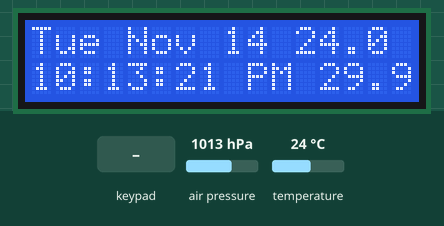
A sketch run on a simulated Arduino Uno, built with avr-gcc and run on an emulated ATmega328P. Parts: 16×2 character LCD. The inputs (shaded band) are chosen by the test bench; at power-on: air pressure 1013 hPa, temperature 24 °C.

Above: at 1.2 s.
1.3 s: key 'U' pressed
At 3.8 s:
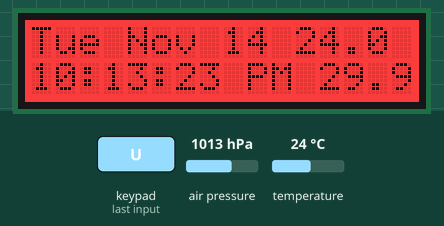
4.3 s: key 'L' pressed
At 5.7 s:
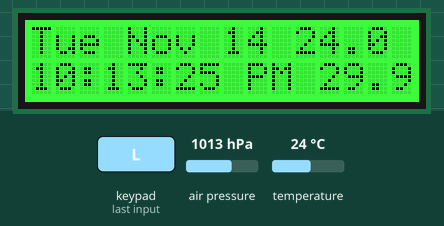
7.3 s: key 'R' pressed
At 8.8 s:
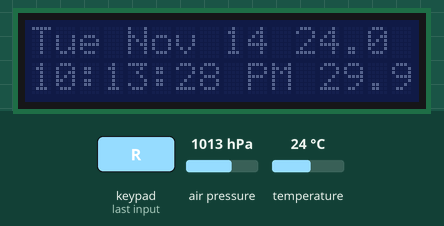
10.3 s: key 'S' pressed
At 12.5 s:
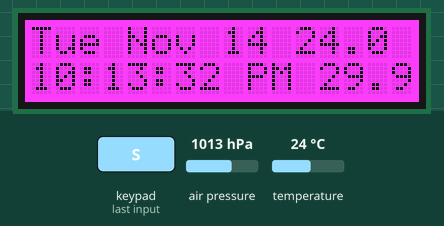
13.3 s: key 'D' pressed
At 14.1 s:
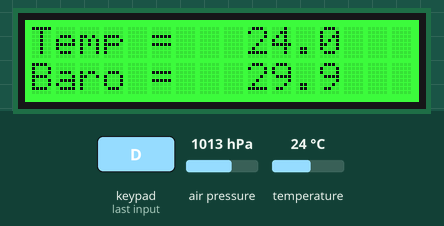
Timing chart, 0 to 16.3 s (numbered marks = the images above; inputs shaded):
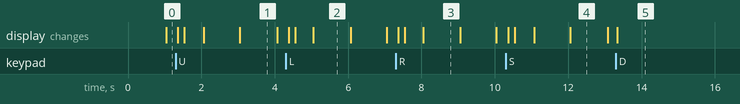

The sketch:

LCD.ino
```cpp
/*********************

Example code for the Adafruit RGB Character LCD Shield and Library

This code displays text on the shield, and also reads the buttons on the keypad.
When a button is pressed, the backlight changes color.

**********************/

// include the library code:
#include <Wire.h>
#include <Adafruit_MCP23017.h>
#include <Adafruit_RGBLCDShield.h>
#include <Adafruit_BMP085.h>
Adafruit_BMP085 bmp;
#include "RTClib.h"

// The shield uses the I2C SCL and SDA pins. On classic Arduinos
// this is Analog 4 and 5 so you can't use those for analogRead() anymore
// However, you can connect other I2C sensors to the I2C bus and share
// the I2C bus.
Adafruit_RGBLCDShield lcd = Adafruit_RGBLCDShield();

// These #defines make it easy to set the backlight color
#define OFF 0x0
#define RED 0x1
#define YELLOW 0x3
#define GREEN 0x2
#define TEAL 0x6
#define BLUE 0x4
#define VIOLET 0x5
#define WHITE 0x7
RTC_Millis rtc;
char* Month[] = {
  "null", "Jan,", "Feb", "Mar", "Apr", "May", "Jun", "Jul", "Aug", "Sep", "Oct", "Nov", "Dec"};
// emic will say the day
// Sunday is 0 from the now.dayOfWeek() call of the RTC
char* weekDays[] = {
  "Sun", "Mon", "Tue", "Wed", "Thu", "Fri", "Sat"};
//emic will say the numerical version of the calander day in human standard slang.
// there is no "0" day so I just put the word null in, the sketch will read the RTC "Library"(RTC SOFT) and say the correct numerical calender day
char* Day[] = {
  "null", "First", "Second", "Third","Forth", "Fifth", "Sixth", "Seventh","Eighth", "Nineth", "Tenth", "Eleventh", "Twelfth","Thirteenth","Fourteenth","fifthteenth","Sixteenth","Seventeenth","EightTeenth","Nine Teenth","Twenty eth","Twenty first","Twenty Second","Twenty third","Twenty Forth","Twenty Fifth","Twenty Sixth","Twenty Seventh","Twenty Eighth","Twenty Ninth"," Thirty eth","Thirty First"};

void setup() {
  rtc.begin(DateTime(F(__DATE__), F(__TIME__)));
  // Debugging output
  Serial.begin(9600);
    if (!bmp.begin()) {
	Serial.println("Could not find a valid BMP085 sensor, check wiring!");
	while (1) {}
  }
  // set up the LCD's number of columns and rows:
  lcd.begin(16, 2);

  // Print a message to the LCD. We track how long it takes since
  // this library has been optimized a bit and we're proud of it :)

}

uint8_t i=0;
void loop() {
   lcd.setCursor(0, 0);
  DateTime now = rtc.now();
  lcd.print(now.dayOfWeek()[weekDays]);
  lcd.print(" ");
  lcd.print(now.month()[Month]);
  lcd.print(" ");
  lcd.print(now.day());
  lcd.print(" ");
  lcd.print(bmp.readTemperature(),1);
  lcd.setCursor(0, 1);
  if(now.hour() < 10){                // Zero padding if value less than 10 ie."09" instead of "9"
    lcd.print(" ");
    lcd.print((now.hour()> 12) ? now.hour() - 12 : ((now.hour() == 0) ? 12 : now.hour()), DEC); // Conversion to AM/PM
  }
  else{
    lcd.print((now.hour() > 12) ? now.hour() - 12 : ((now.hour() == 0) ? 12 : now.hour()), DEC); // Conversion to AM/PM
  }
  lcd.print(':');
  if(now.minute() < 10){         // Zero padding if value less than 10 ie."09" instead of "9"
    lcd.print("0");
    lcd.print(now.minute(), DEC);
  }
  else{
    lcd.print(now.minute(), DEC);
  }
  lcd.print(':');
  if(now.second() < 10){         // Zero padding if value less than 10 ie."09" instead of "9"
    lcd.print("0");
    lcd.print(now.second(), DEC);
  }
  else{
    lcd.print(now.second(), DEC);
  }
  if(now.hour() < 12){                  // Adding the AM/PM sufffix
    lcd.print(" AM");
  }
  else{
    lcd.print(" PM");
  }
  lcd.print(" ");
  lcd.print(bmp.readPressure()* 0.0002953,1);


    //lcd.print(" *F");
     uint8_t buttons = lcd.readButtons();

  if (buttons) {
    lcd.clear();
    lcd.setCursor(0,0);
    if (buttons & BUTTON_UP) {
      lcd.print("UP ");
      lcd.setBacklight(RED);
    }
    if (buttons & BUTTON_DOWN) {
      // set the cursor to column 0, line 1
  // (note: line 1 is the second row, since counting begins with 0):
  lcd.clear();
  lcd.setCursor(0,1);
    lcd.print("Baro =   ");
    lcd.print(bmp.readPressure()* 0.0002953,1);
    //lcd.print(" inHg");
  lcd.setCursor(0, 0);
  lcd.print("Temp =   ");
    lcd.print(bmp.readTemperature(),1);
      lcd.setBacklight(GREEN);
      delay(5000);
      lcd.clear();
    }
    if (buttons & BUTTON_LEFT) {
      lcd.print("LEFT ");
      lcd.setBacklight(GREEN);
    }
    if (buttons & BUTTON_RIGHT) {
      lcd.print("RIGHT ");
      lcd.setBacklight(OFF);
    }
    if (buttons & BUTTON_SELECT) {
      lcd.print("SELECT ");
      lcd.setBacklight(VIOLET);
    }
  }

}
```

Measured:
- after the input at 1.3 s, the display: first changes after 0.06 s (image 1 shows a later state)
- after the input at 4.3 s, the display: first changes after 0.08 s (image 2 shows a later state)
- after the input at 7.3 s, the display: first changes after 0.07 s (image 3 shows a later state)
- after the input at 10.3 s, the display: first changes after 0.06 s (image 4 shows a later state)
- after the input at 13.3 s, the display: changes at once (image 5)
- what the display in image 1 shows lasts 1.1 s, from 3.0 s to 4.1 s
